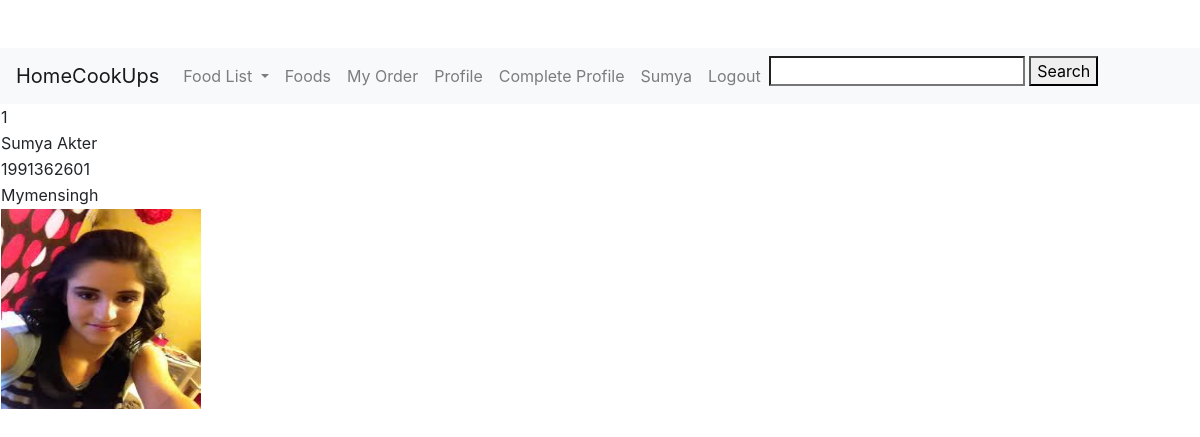
The app's page /c_viewCProfile/ (signed in) with its own data.
### CustomerManagement/models.py (models this page shows, shortened)
class Customer(models.Model):
    customer_name = models.CharField(max_length=100)
    Phone_Number = models.IntegerField()
    Address = models.CharField(max_length=200)
    profile_pic=models.ImageField(upload_to='images/C_Profile_pic/',default='default.jpg')
    user = models.ForeignKey(User, on_delete=models.SET_NULL, null=True, blank=True)

### CustomerManagement/views.py (the view)
# urls.py: path('c_viewCProfile/', customer_views.show_Customer_Profile, name='C_View_Profile'),
@login_required
def show_Customer_Profile(request):
    try:
        customer = Customer.objects.get(user=request.user)
    except Customer.DoesNotExist:
        customer = "Please complete your profile to view"
    context = {
        'Customer': customer
    }
    return render(request, 'CustomerManagement/showCustomerProfile.html', context)

### templates/CustomerManagement/showCustomerProfile.html
{% extends 'customer_base.html' %}
{% block content %}
    <table>
        <tr><td>{{ Customer.id }}</td></tr>
        <tr><td>{{ Customer.customer_name}}</td></tr>
        <tr><td>{{ Customer.Phone_Number}}</td></tr>
        <tr><td>{{ Customer.Address}}</td></tr>
        <tr><td><img src="{{ Customer.profile_pic.url }}" height="200" width="200"></td></tr>
    </table>
{% endblock content %}

### templates/customer_base.html (shortened to what this page needs)
{% load static %}
<!DOCTYPE html>
<html lang="en">
<head>
    <link rel="stylesheet" href="https://stackpath.bootstrapcdn.com/bootstrap/4.5.2/css/bootstrap.min.css">
</head>
<body>
<br>
<br>
<nav class="navbar navbar-expand-lg navbar-light bg-light">
  <a class="navbar-brand" href="{% url 'main-home' %}">HomeCookUps</a>
  <div class="collapse navbar-collapse" id="navbarSupportedContent">
    <ul class="navbar-nav mr-auto">
      <li class="nav-item dropdown">
        <a class="nav-link dropdown-toggle" href="{% url 'Food' %}" id="navbarDropdown" role="button" data-toggle="dropdown" aria-haspopup="true" aria-expanded="false">
          Food List
        </a>
     <li class="nav-item">
        <a class="nav-link" href="{% url 'Food' %}">Foods</a>
      </li>
    <li class="nav-item">
        <a class="nav-link" href="{% url 'my_order' %}">My Order</a>
      </li>
        <li class="nav-item">
        <a class="nav-link" href="{% url 'C_View_Profile' %}">Profile</a>
      </li>
        <li class="nav-item">
        <a class="nav-link" href="{% url 'C_Complete_Profile' %}">Complete Profile</a>
      </li>
        {% if user.is_authenticated %}
                 <li class="nav-item">
        <a class="nav-link" href="#"><h7> {{ user.username }}</h7></a>
      </li>
             <li class="nav-item">
        <a class="nav-link" href="{% url 'logout' %}">Logout</a>
      </li>
{% endif %}
            <form method="POST" action="/Food/">
              <input  type="search" name="search">
              <button  type="submit">Search</button>
            </form>
   </ul>
</div>
</nav>
{% block content %}
{% endblock content %}
</body>
</html>

### records on screen
Customer: id "1", customer_name "Sumya Akter", Phone_Number "1991362601", Address "Mymensingh", profile_pic (picture)

### other values on screen
{{ user.username }} "Sumya"
